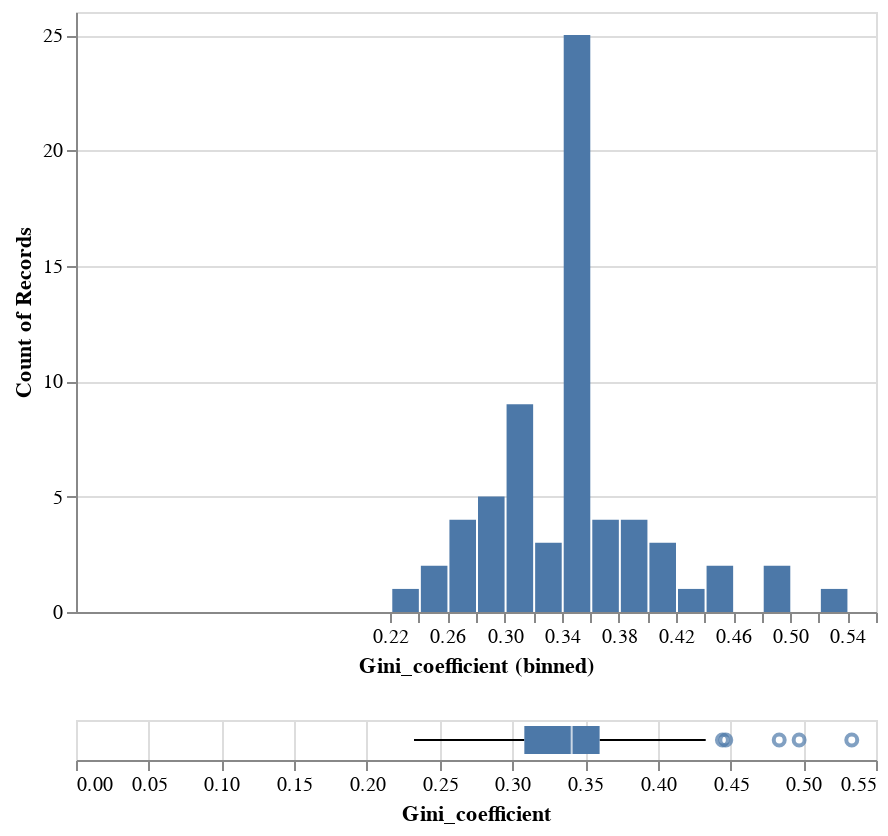

Source (notebook cell):
### Markdown cell above
### Chart 1: Gini coefficient - distribution plot and boxplot

### Code cell
# By using distribution plot we can decide which technique we will use for dealing with missing values.
# Variable = Gini coefficient

# Histogram
hist = alt.Chart(df).mark_bar().encode(
    x=alt.X("Gini_coefficient", 
            bin=alt.BinParams(maxbins=20), 
            scale=alt.Scale(zero=True)),
    y='count()',
)

# Boxplot 
box = alt.Chart(df).mark_boxplot().encode(
    x='Gini_coefficient',
)

alt.vconcat(hist, box)

### Figure 1 — Vega-Lite specification as saved in the notebook (floating-point values rounded to 4 significant figures)
{"config": {"view": {"continuousWidth": 400, "continuousHeight": 300}}, "vconcat": [{"mark": "bar", "encoding": {"x": {"bin": {"maxbins": 20}, "field": "Gini_coefficient", "scale": {"zero": true}, "type": "quantitative"}, "y": {"aggregate": "count", "type": "quantitative"}}}, {"mark": "boxplot", "encoding": {"x": {"field": "Gini_coefficient", "type": "quantitative"}}}], "data": {"name": "data-c3297d6357a70fd006d032d7ddce8fe8"}, "$schema": "https://vega.github.io/schema/vega-lite/v4.17.0.json", "datasets": {"data-c3297d6357a70fd006d032d7ddce8fe8": [{"Continent": "Americas", "Country": "Argentina", "Code": "ARG", "Year": 2017, "Average_annual_working_hours_per_worker": 1692.0, "GDP_per_capita": 23270.0, "Population": 44054616, "Gini_coefficient": 0.3408, "Life_satisfaction": 6.086, "Productivity": 30.96, "Current_health_expenditure_per_capita": 2470.0}, {"Continent": "Oceania", "Country": "Australia", "Code": "AUS", "Year": 2017, "Average_annual_working_hours_per_worker": 1731.0, "GDP_per_capita": 52540.0, "Population": 24590336, "Gini_coefficient": 0.3408, "Life_satisfaction": 7.234, "Productivity": 60.34, "Current_health_expenditure_per_capita": 4716.0}, {"Continent": "Europe", "Country": "Austria", "Code": "AUT", "Year": 2017, "Average_annual_working_hours_per_worker": 1613.0, "GDP_per_capita": 51950.0, "Population": 8797497, "Gini_coefficient": 0.2974, "Life_satisfaction": 7.195, "Productivity": 64.78, "Current_health_expenditure_per_capita": 5641.0}, {"Continent": "Asia", "Country": "Bangladesh", "Code": "BGD", "Year": 2017, "Average_annual_working_hours_per_worker": 2232.0, "GDP_per_capita": 4113.0, "Population": 161793968, "Gini_coefficient": 0.3408, "Life_satisfaction": 5.114, "Productivity": 4.308, "Current_health_expenditure_per_capita": 101.2}, {"Continent": "Europe", "Country": "Belgium", "Code": "BEL", "Year": 2017, "Average_annual_working_hours_per_worker": 1544.0, "GDP_per_capita": 45150.0, "Population": 11384491, "Gini_coefficient": 0.2739, "Life_satisfaction": 6.772, "Productivity": 68.52, "Current_health_expenditure_per_capita": 5450.0}, {"Continent": "Americas", "Country": "Brazil", "Code": "BRA", "Year": 2017, "Average_annual_working_hours_per_worker": 1709.0, "GDP_per_capita": 14280.0, "Population": 208504960, "Gini_coefficient": 0.5333, "Life_satisfaction": 6.451, "Productivity": 19.19, "Current_health_expenditure_per_capita": 1376.0}, {"Continent": "Europe", "Country": "Bulgaria", "Code": "BGR", "Year": 2017, "Average_annual_working_hours_per_worker": 1644.0, "GDP_per_capita": 19580.0, "Population": 7182430, "Gini_coefficient": 0.4038, "Life_satisfaction": 5.108, "Productivity": 25.39, "Current_health_expenditure_per_capita": 1608.0}, {"Continent": "Asia", "Country": "Cambodia", "Code": "KHM", "Year": 2017, "Average_annual_working_hours_per_worker": 2456.0, "GDP_per_capita": 3951.0, "Population": 15830694, "Gini_coefficient": 0.3408, "Life_satisfaction": 4.998, "Productivity": 3.023, "Current_health_expenditure_per_capita": 224.8}, {"Continent": "Americas", "Country": "Canada", "Code": "CAN", "Year": 2017, "Average_annual_working_hours_per_worker": 1696.0, "GDP_per_capita": 48900.0, "Population": 36554344, "Gini_coefficient": 0.3331, "Life_satisfaction": 7.109, "Productivity": 56.26, "Current_health_expenditure_per_capita": 5209.0}, {"Continent": "Americas", "Country": "Chile", "Code": "CHL", "Year": 2017, "Average_annual_working_hours_per_worker": 1974.0, "GDP_per_capita": 22860.0, "Population": 18368582, "Gini_coefficient": 0.4444, "Life_satisfaction": 5.942, "Productivity": 27.26, "Current_health_expenditure_per_capita": 2219.0}, {"Continent": "Asia", "Country": "China", "Code": "CHN", "Year": 2017, "Average_annual_working_hours_per_worker": 2174.0, "GDP_per_capita": 13850.0, "Population": 1410275968, "Gini_coefficient": 0.3908, "Life_satisfaction": 5.144, "Productivity": 11.36, "Current_health_expenditure_per_capita": 706.4}, {"Continent": "Americas", "Country": "Colombia", "Code": "COL", "Year": 2017, "Average_annual_working_hours_per_worker": 1998.0, "GDP_per_capita": 13430.0, "Population": 48351668, "Gini_coefficient": 0.4972, "Life_satisfaction": 6.35, "Productivity": 15.63, "Current_health_expenditure_per_capita": 1088.0}, {"Continent": "Americas", "Country": "Costa Rica", "Code": "CRI", "Year": 2017, "Average_annual_working_hours_per_worker": 2212.0, "GDP_per_capita": 18130.0, "Population": 4993849, "Gini_coefficient": 0.4835, "Life_satisfaction": 6.998, "Productivity": 18.73, "Current_health_expenditure_per_capita": 1440.0}, {"Continent": "Europe", "Country": "Croatia", "Code": "HRV", "Year": 2017, "Average_annual_working_hours_per_worker": 1835.0, "GDP_per_capita": 25360.0, "Population": 4192468, "Gini_coefficient": 0.3035, "Life_satisfaction": 5.626, "Productivity": 33.16, "Current_health_expenditure_per_capita": 1804.0}, {"Continent": "Asia", "Country": "Cyprus", "Code": "CYP", "Year": 2017, "Average_annual_working_hours_per_worker": 1784.0, "GDP_per_capita": 31250.0, "Population": 1208527, "Gini_coefficient": 0.3142, "Life_satisfaction": 6.137, "Productivity": 42.59, "Current_health_expenditure_per_capita": 2533.0}, {"Continent": "Europe", "Country": "Czechia", "Code": "CZE", "Year": 2017, "Average_annual_working_hours_per_worker": 1776.0, "GDP_per_capita": 35580.0, "Population": 10531315, "Gini_coefficient": 0.2485, "Life_satisfaction": 6.242, "Productivity": 39.42, "Current_health_expenditure_per_capita": 2786.0}, {"Continent": "Europe", "Country": "Denmark", "Code": "DNK", "Year": 2017, "Average_annual_working_hours_per_worker": 1400.0, "GDP_per_capita": 51670.0, "Population": 5737286, "Gini_coefficient": 0.2875, "Life_satisfaction": 7.693, "Productivity": 72.54, "Current_health_expenditure_per_capita": 5573.0}, {"Continent": "Americas", "Country": "Ecuador", "Code": "ECU", "Year": 2017, "Average_annual_working_hours_per_worker": 1701.0, "GDP_per_capita": 11410.0, "Population": 16696947, "Gini_coefficient": 0.4467, "Life_satisfaction": 5.809, "Productivity": 15.32, "Current_health_expenditure_per_capita": 863.0}, {"Continent": "Europe", "Country": "Estonia", "Code": "EST", "Year": 2017, "Average_annual_working_hours_per_worker": 1857.0, "GDP_per_capita": 30980.0, "Population": 1317550, "Gini_coefficient": 0.3036, "Life_satisfaction": 6.035, "Productivity": 33.49, "Current_health_expenditure_per_capita": 2242.0}, {"Continent": "Europe", "Country": "Finland", "Code": "FIN", "Year": 2017, "Average_annual_working_hours_per_worker": 1659.0, "GDP_per_capita": 43830.0, "Population": 5508146, "Gini_coefficient": 0.2738, "Life_satisfaction": 7.78, "Productivity": 58.88, "Current_health_expenditure_per_capita": 4339.0}, {"Continent": "Europe", "Country": "France", "Code": "FRA", "Year": 2017, "Average_annual_working_hours_per_worker": 1514.0, "GDP_per_capita": 42820.0, "Population": 64144092, "Gini_coefficient": 0.3163, "Life_satisfaction": 6.69, "Productivity": 68.37, "Current_health_expenditure_per_capita": 5060.0}, {"Continent": "Europe", "Country": "Germany", "Code": "DEU", "Year": 2017, "Average_annual_working_hours_per_worker": 1354.0, "GDP_per_capita": 51250.0, "Population": 82624368, "Gini_coefficient": 0.312, "Life_satisfaction": 7.035, "Productivity": 69.85, "Current_health_expenditure_per_capita": 6028.0}, {"Continent": "Europe", "Country": "Greece", "Code": "GRC", "Year": 2017, "Average_annual_working_hours_per_worker": 2017.0, "GDP_per_capita": 26480.0, "Population": 10692230, "Gini_coefficient": 0.3435, "Life_satisfaction": 5.952, "Productivity": 33.36, "Current_health_expenditure_per_capita": 2326.0}, {"Continent": "Asia", "Country": "Hong Kong", "Code": "HKG", "Year": 2017, "Average_annual_working_hours_per_worker": 2186.0, "GDP_per_capita": 49930.0, "Population": 7461508, "Gini_coefficient": 0.3408, "Life_satisfaction": 5.659, "Productivity": 44.37, "Current_health_expenditure_per_capita": 2230.0}, {"Continent": "Europe", "Country": "Hungary", "Code": "HUN", "Year": 2017, "Average_annual_working_hours_per_worker": 1937.0, "GDP_per_capita": 26910.0, "Population": 9788940, "Gini_coefficient": 0.3058, "Life_satisfaction": 6.0, "Productivity": 33.06, "Current_health_expenditure_per_capita": 1989.0}, {"Continent": "Europe", "Country": "Iceland", "Code": "ISL", "Year": 2017, "Average_annual_working_hours_per_worker": 1493.0, "GDP_per_capita": 49840.0, "Population": 343641, "Gini_coefficient": 0.2613, "Life_satisfaction": 7.533, "Productivity": 59.13, "Current_health_expenditure_per_capita": 4763.0}, {"Continent": "Asia", "Country": "India", "Code": "IND", "Year": 2017, "Average_annual_working_hours_per_worker": 2117.0, "GDP_per_capita": 6188.0, "Population": 1354195712, "Gini_coefficient": 0.3594, "Life_satisfaction": 3.249, "Productivity": 8.01, "Current_health_expenditure_per_capita": 181.5}, {"Continent": "Asia", "Country": "Indonesia", "Code": "IDN", "Year": 2017, "Average_annual_working_hours_per_worker": 2024.0, "GDP_per_capita": 10640.0, "Population": 264498848, "Gini_coefficient": 0.3879, "Life_satisfaction": 5.347, "Productivity": 11.35, "Current_health_expenditure_per_capita": 317.6}, {"Continent": "Europe", "Country": "Ireland", "Code": "IRL", "Year": 2017, "Average_annual_working_hours_per_worker": 1746.0, "GDP_per_capita": 86810.0, "Population": 4771860, "Gini_coefficient": 0.3136, "Life_satisfaction": 7.255, "Productivity": 109.5, "Current_health_expenditure_per_capita": 5583.0}, {"Continent": "Asia", "Country": "Israel", "Code": "ISR", "Year": 2017, "Average_annual_working_hours_per_worker": 1921.0, "GDP_per_capita": 38980.0, "Population": 8309256, "Gini_coefficient": 0.382, "Life_satisfaction": 7.332, "Productivity": 41.02, "Current_health_expenditure_per_capita": 2992.0}, {"Continent": "Europe", "Country": "Italy", "Code": "ITA", "Year": 2017, "Average_annual_working_hours_per_worker": 1723.0, "GDP_per_capita": 40160.0, "Population": 60004024, "Gini_coefficient": 0.3593, "Life_satisfaction": 6.445, "Productivity": 56.27, "Current_health_expenditure_per_capita": 3617.0}, {"Continent": "Asia", "Country": "Japan", "Code": "JPN", "Year": 2017, "Average_annual_working_hours_per_worker": 1738.0, "GDP_per_capita": 39600.0, "Population": 126662464, "Gini_coefficient": 0.3408, "Life_satisfaction": 5.908, "Productivity": 42.42, "Current_health_expenditure_per_capita": 4398.0}, {"Continent": "Europe", "Country": "Latvia", "Code": "LVA", "Year": 2017, "Average_annual_working_hours_per_worker": 1875.0, "GDP_per_capita": 27160.0, "Population": 1954861, "Gini_coefficient": 0.3557, "Life_satisfaction": 5.97, "Productivity": 31.57, "Current_health_expenditure_per_capita": 1704.0}, {"Continent": "Europe", "Country": "Lithuania", "Code": "LTU", "Year": 2017, "Average_annual_working_hours_per_worker": 1844.0, "GDP_per_capita": 29830.0, "Population": 2904452, "Gini_coefficient": 0.3729, "Life_satisfaction": 6.064, "Productivity": 32.99, "Current_health_expenditure_per_capita": 2178.0}, {"Continent": "Europe", "Country": "Luxembourg", "Code": "LUX", "Year": 2017, "Average_annual_working_hours_per_worker": 1519.0, "GDP_per_capita": 90600.0, "Population": 596290, "Gini_coefficient": 0.3452, "Life_satisfaction": 7.404, "Productivity": 83.17, "Current_health_expenditure_per_capita": 5981.0}, {"Continent": "Asia", "Country": "Malaysia", "Code": "MYS", "Year": 2017, "Average_annual_working_hours_per_worker": 2238.0, "GDP_per_capita": 24160.0, "Population": 31975812, "Gini_coefficient": 0.3408, "Life_satisfaction": 5.428, "Productivity": 23.65, "Current_health_expenditure_per_capita": 987.6}, {"Continent": "Europe", "Country": "Malta", "Code": "MLT", "Year": 2017, "Average_annual_working_hours_per_worker": 2040.0, "GDP_per_capita": 35150.0, "Population": 479507, "Gini_coefficient": 0.2923, "Life_satisfaction": 6.733, "Productivity": 39.22, "Current_health_expenditure_per_capita": 3873.0}, {"Continent": "Americas", "Country": "Mexico", "Code": "MEX", "Year": 2017, "Average_annual_working_hours_per_worker": 2255.0, "GDP_per_capita": 18940.0, "Population": 122839256, "Gini_coefficient": 0.3408, "Life_satisfaction": 6.432, "Productivity": 21.02, "Current_health_expenditure_per_capita": 1076.0}, {"Continent": "Asia", "Country": "Myanmar", "Code": "MMR", "Year": 2017, "Average_annual_working_hours_per_worker": 2438.0, "GDP_per_capita": 4763.0, "Population": 52288344, "Gini_coefficient": 0.307, "Life_satisfaction": 4.434, "Productivity": 4.735, "Current_health_expenditure_per_capita": 214.6}, {"Continent": "Europe", "Country": "Netherlands", "Code": "NLD", "Year": 2017, "Average_annual_working_hours_per_worker": 1430.0, "GDP_per_capita": 54230.0, "Population": 17207204, "Gini_coefficient": 0.2854, "Life_satisfaction": 7.425, "Productivity": 70.62, "Current_health_expenditure_per_capita": 5603.0}, {"Continent": "Oceania", "Country": "New Zealand", "Code": "NZL", "Year": 2017, "Average_annual_working_hours_per_worker": 1752.0, "GDP_per_capita": 39730.0, "Population": 4746253, "Gini_coefficient": 0.3408, "Life_satisfaction": 7.205, "Productivity": 42.74, "Current_health_expenditure_per_capita": 3876.0}, {"Continent": "Africa", "Country": "Nigeria", "Code": "NGA", "Year": 2017, "Average_annual_working_hours_per_worker": 1827.0, "GDP_per_capita": 5061.0, "Population": 193495904, "Gini_coefficient": 0.3408, "Life_satisfaction": 4.356, "Productivity": 34.62, "Current_health_expenditure_per_capita": 194.8}, {"Continent": "Europe", "Country": "Norway", "Code": "NOR", "Year": 2017, "Average_annual_working_hours_per_worker": 1417.0, "GDP_per_capita": 69600.0, "Population": 5277396, "Gini_coefficient": 0.2699, "Life_satisfaction": 7.442, "Productivity": 96.85, "Current_health_expenditure_per_capita": 6631.0}, {"Continent": "Asia", "Country": "Pakistan", "Code": "PAK", "Year": 2017, "Average_annual_working_hours_per_worker": 2096.0, "GDP_per_capita": 4744.0, "Population": 216379648, "Gini_coefficient": 0.3408, "Life_satisfaction": 4.443, "Productivity": 8.322, "Current_health_expenditure_per_capita": 132.7}, {"Continent": "Americas", "Country": "Peru", "Code": "PER", "Year": 2017, "Average_annual_working_hours_per_worker": 1932.0, "GDP_per_capita": 11960.0, "Population": 31605488, "Gini_coefficient": 0.4329, "Life_satisfaction": 5.999, "Productivity": 10.75, "Current_health_expenditure_per_capita": 624.0}, {"Continent": "Asia", "Country": "Philippines", "Code": "PHL", "Year": 2017, "Average_annual_working_hours_per_worker": 2149.0, "GDP_per_capita": 7858.0, "Population": 106738496, "Gini_coefficient": 0.3408, "Life_satisfaction": 6.268, "Productivity": 9.45, "Current_health_expenditure_per_capita": 321.6}, {"Continent": "Europe", "Country": "Poland", "Code": "POL", "Year": 2017, "Average_annual_working_hours_per_worker": 2028.0, "GDP_per_capita": 29050.0, "Population": 38532816, "Gini_coefficient": 0.303, "Life_satisfaction": 6.242, "Productivity": 33.66, "Current_health_expenditure_per_capita": 1972.0}, {"Continent": "Europe", "Country": "Portugal", "Code": "PRT", "Year": 2017, "Average_annual_working_hours_per_worker": 1863.0, "GDP_per_capita": 30430.0, "Population": 10307528, "Gini_coefficient": 0.338, "Life_satisfaction": 6.095, "Productivity": 34.62, "Current_health_expenditure_per_capita": 3072.0}, {"Continent": "Europe", "Country": "Romania", "Code": "ROU", "Year": 2017, "Average_annual_working_hours_per_worker": 1806.0, "GDP_per_capita": 25420.0, "Population": 19698852, "Gini_coefficient": 0.3602, "Life_satisfaction": 6.13, "Productivity": 32.27, "Current_health_expenditure_per_capita": 1399.0}, {"Continent": "Europe", "Country": "Russia", "Code": "RUS", "Year": 2017, "Average_annual_working_hours_per_worker": 1974.0, "GDP_per_capita": 26800.0, "Population": 145452544, "Gini_coefficient": 0.3724, "Life_satisfaction": 5.441, "Productivity": 27.45, "Current_health_expenditure_per_capita": 1406.0}, {"Continent": "Asia", "Country": "Singapore", "Code": "SGP", "Year": 2017, "Average_annual_working_hours_per_worker": 2238.0, "GDP_per_capita": 81440.0, "Population": 5764489, "Gini_coefficient": 0.3408, "Life_satisfaction": 6.378, "Productivity": 54.3, "Current_health_expenditure_per_capita": 4091.0}, {"Continent": "Europe", "Country": "Slovakia", "Code": "SVK", "Year": 2017, "Average_annual_working_hours_per_worker": 1745.0, "GDP_per_capita": 26470.0, "Population": 5439418, "Gini_coefficient": 0.2324, "Life_satisfaction": 6.243, "Productivity": 35.17, "Current_health_expenditure_per_capita": 2038.0}, {"Continent": "Europe", "Country": "Slovenia", "Code": "SVN", "Year": 2017, "Average_annual_working_hours_per_worker": 1655.0, "GDP_per_capita": 31590.0, "Population": 2098396, "Gini_coefficient": 0.2422, "Life_satisfaction": 6.665, "Productivity": 40.55, "Current_health_expenditure_per_capita": 2998.0}, {"Continent": "Africa", "Country": "South Africa", "Code": "ZAF", "Year": 2017, "Average_annual_working_hours_per_worker": 2209.0, "GDP_per_capita": 12740.0, "Population": 56641208, "Gini_coefficient": 0.3408, "Life_satisfaction": 5.035, "Productivity": 18.05, "Current_health_expenditure_per_capita": 1108.0}, {"Continent": "Asia", "Country": "South Korea", "Code": "KOR", "Year": 2017, "Average_annual_working_hours_per_worker": 2063.0, "GDP_per_capita": 40880.0, "Population": 51511640, "Gini_coefficient": 0.3408, "Life_satisfaction": 5.903, "Productivity": 39.08, "Current_health_expenditure_per_capita": 2926.0}, {"Continent": "Europe", "Country": "Spain", "Code": "ESP", "Year": 2017, "Average_annual_working_hours_per_worker": 1686.0, "GDP_per_capita": 38930.0, "Population": 46584168, "Gini_coefficient": 0.3465, "Life_satisfaction": 6.457, "Productivity": 56.06, "Current_health_expenditure_per_capita": 3557.0}, {"Continent": "Asia", "Country": "Sri Lanka", "Code": "LKA", "Year": 2017, "Average_annual_working_hours_per_worker": 1924.0, "GDP_per_capita": 12730.0, "Population": 21506816, "Gini_coefficient": 0.3408, "Life_satisfaction": 4.213, "Productivity": 17.05, "Current_health_expenditure_per_capita": 459.2}, {"Continent": "Europe", "Country": "Sweden", "Code": "SWE", "Year": 2017, "Average_annual_working_hours_per_worker": 1609.0, "GDP_per_capita": 52030.0, "Population": 10058191, "Gini_coefficient": 0.2877, "Life_satisfaction": 7.398, "Productivity": 64.34, "Current_health_expenditure_per_capita": 5656.0}, {"Continent": "Europe", "Country": "Switzerland", "Code": "CHE", "Year": 2017, "Average_annual_working_hours_per_worker": 1590.0, "GDP_per_capita": 73620.0, "Population": 8451688, "Gini_coefficient": 0.3268, "Life_satisfaction": 7.694, "Productivity": 80.59, "Current_health_expenditure_per_capita": 7990.0}, {"Continent": "Asia", "Country": "Taiwan", "Code": "TWN", "Year": 2017, "Average_annual_working_hours_per_worker": 1990.0, "GDP_per_capita": 45380.0, "Population": 23665028, "Gini_coefficient": 0.3408, "Life_satisfaction": 6.537, "Productivity": 45.0, "Current_health_expenditure_per_capita": 2230.0}, {"Continent": "Asia", "Country": "Thailand", "Code": "THA", "Year": 2017, "Average_annual_working_hours_per_worker": 2185.0, "GDP_per_capita": 16670.0, "Population": 70898208, "Gini_coefficient": 0.3653, "Life_satisfaction": 6.022, "Productivity": 14.75, "Current_health_expenditure_per_capita": 669.6}, {"Continent": "Asia", "Country": "Turkey", "Code": "TUR", "Year": 2017, "Average_annual_working_hours_per_worker": 1832.0, "GDP_per_capita": 26610.0, "Population": 82089824, "Gini_coefficient": 0.4141, "Life_satisfaction": 4.872, "Productivity": 41.8, "Current_health_expenditure_per_capita": 1167.0}, {"Continent": "Europe", "Country": "United Kingdom", "Code": "GBR", "Year": 2017, "Average_annual_working_hours_per_worker": 1670.0, "GDP_per_capita": 44090.0, "Population": 66064808, "Gini_coefficient": 0.3515, "Life_satisfaction": 7.157, "Productivity": 54.68, "Current_health_expenditure_per_capita": 4516.0}, {"Continent": "Americas", "Country": "United States", "Code": "USA", "Year": 2017, "Average_annual_working_hours_per_worker": 1757.0, "GDP_per_capita": 60120.0, "Population": 329791232, "Gini_coefficient": 0.4118, "Life_satisfaction": 6.944, "Productivity": 71.64, "Current_health_expenditure_per_capita": 10100.0}, {"Continent": "Americas", "Country": "Uruguay", "Code": "URY", "Year": 2017, "Average_annual_working_hours_per_worker": 1552.0, "GDP_per_capita": 20620.0, "Population": 3422205, "Gini_coefficient": 0.3946, "Life_satisfaction": 6.6, "Productivity": 28.3, "Current_health_expenditure_per_capita": 2030.0}, {"Continent": "Asia", "Country": "Vietnam", "Code": "VNM", "Year": 2017, "Average_annual_working_hours_per_worker": 2170.0, "GDP_per_capita": 6842.0, "Population": 94033048, "Gini_coefficient": 0.3408, "Life_satisfaction": 5.467, "Productivity": 5.653, "Current_health_expenditure_per_capita": 424.0}]}}
